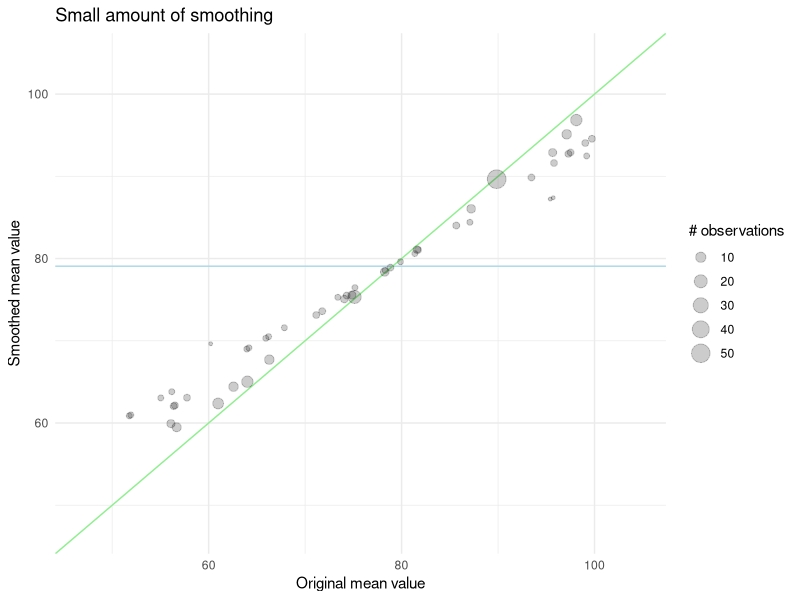
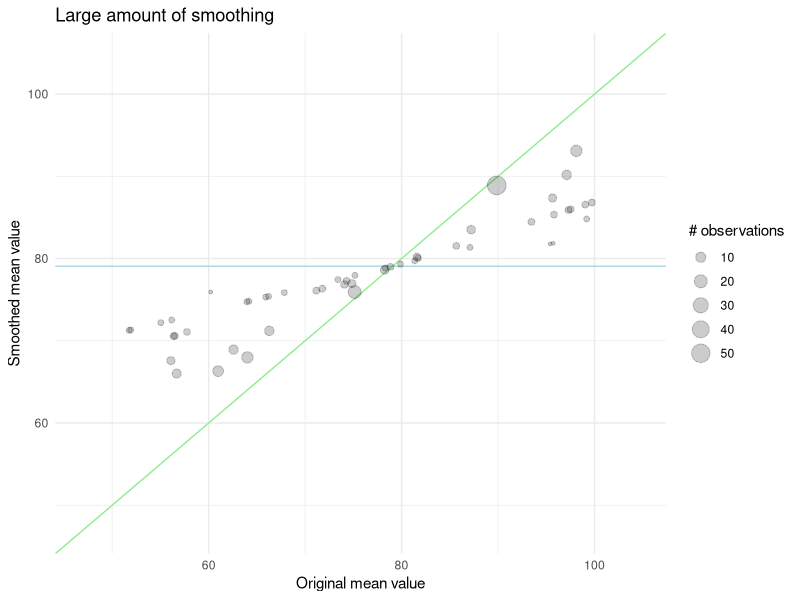

Recreate these plots in R, in order.
## ---- chunk 1
#| echo: false
animals <- tibble::tibble(
  cuteness = c(1, 5, 9, 3, 2, 4),
  animal = c("dog", "cat", "cat", "cat", "dog", "horse")
)

animals
## ---- chunk 2
#| echo: false
#| message: false
library(dplyr)
animals_means <- animals |>
  summarise(
    math = paste(cuteness, collapse = " + "),
    math = if_else(length(cuteness) == 1, 
                   paste0(math, " / 1"), 
                   paste0("(", math, ") / ", length(cuteness))),
    mean = mean(cuteness), 
    .by = animal
  )

animals_means
## ---- chunk 3
#| echo: false
animals |>
  left_join(animals_means, by = join_by(animal)) |>
  select(-animal, -math) |>
  rename(animal = mean)
## ---- chunk 4
#| echo: false
library(ggplot2)

set.seed(1234)
n <- 50
data <- tibble(
  size = ceiling(rlnorm(n, 1.5)),
  value = runif(n, 50, 100)
)

weighted_mean <- weighted.mean(data$value, data$value)

range <- range(data$value) 
range <- range + diff(range) * c(-0.1, 0.1)
## ---- chunk 5
#| label: fig-target-smoothness-1
#| echo: false
#| message: false
#| fig-cap: |
#|   With a small amount of smoothing, the adjusted means are close to the 
#|   original means, regardless of the number of observations.
#| fig-alt: |
#|   Scatter chart. A green line with slope 1 and intercept, and a blue line 
#|   with slope 0 and an intercept equal to the global mean. The points are sized
#|   according to the number of observations that were used to calculate the 
#|   value. The points lie along the green line mostly, with some of the smaller
#|   points getting closer to the blue line.
smoothness <- 1

data |>
  mutate(new_value = (size * value + weighted_mean * smoothness) / (size + smoothness)) |>
  ggplot(aes(value, new_value)) +
  geom_abline(slope = 0, intercept = weighted_mean, color ="lightblue") +
  geom_abline(slope = 1, intercept = 0, color = "lightgreen") +
  geom_point(aes(size = size), alpha = 0.2) +
  theme_minimal() +
  xlim(range) +
  ylim(range) +
  labs(x = "Original mean value",
       y = "Smoothed mean value",
       size = "# observations",
       title = "Small amount of smoothing")
## ---- chunk 6
#| label: fig-target-smoothness-5
#| echo: false
#| message: false
#| fig-cap: |
#|   With a large amount of smoothing, the adjusted means are not as close to
#|   the original means, with smaller points getting quite close to the global
#|   mean.
#| fig-alt: |
#|   Scatter chart. A green line with slope 1 and intercept, and a blue line 
#|   with slope 0 and an intercept equal to the global mean. The points are sized
#|   according to the number of observations that were used to calculate the 
#|   value. The points lie between the green and blue lines, with the smaller
#|   points being closer to the blue line than the larger points.
smoothness <- 5

data |>
  mutate(new_value = (size * value + weighted_mean * smoothness) / (size + smoothness)) |>
  ggplot(aes(value, new_value)) +
  geom_abline(slope = 0, intercept = weighted_mean, color ="lightblue") +
  geom_abline(slope = 1, intercept = 0, color = "lightgreen") +
  geom_point(aes(size = size), alpha = 0.2) +
  theme_minimal() +
  xlim(range) +
  ylim(range) +
  labs(x = "Original mean value",
       y = "Smoothed mean value",
       size = "# observations",
       title = "Large amount of smoothing")
## ---- chunk 7

